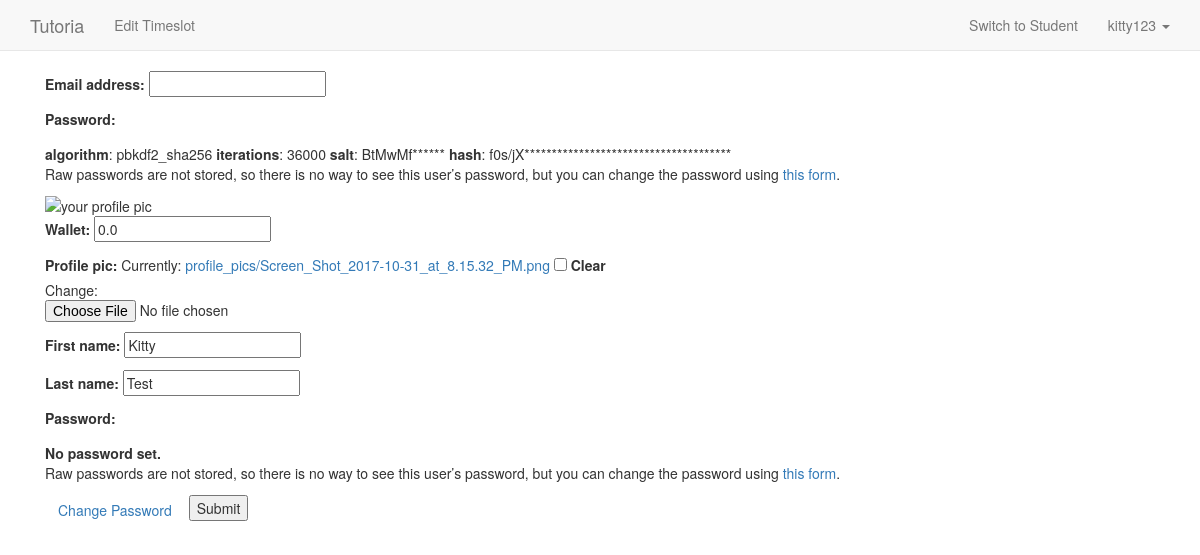
The app's page /tutor_app/edit/ (signed in) with its own data.
### tutor_app/models.py (models this page shows, shortened)
class Tutor(models.Model):
    user = models.OneToOneField(User,null=True)
    first_name = models.CharField(max_length=30,null=True);
    last_name = models.CharField(max_length=30,null=True);
    wallet = models.FloatField(null=True)
    profile_pic = models.ImageField(upload_to='profile_pics',blank=True)
    bio = models.TextField(null=True)
    contracted = models.BooleanField(default=False)
    salary = models.FloatField(default=0)
    courses = models.ManyToManyField(Course)
    subject_tag = models.CharField(max_length=30,null=True)
    university = models.CharField(max_length=30,null=True)

### tutor_app/views.py (the view)
@login_required
def edit_profile(request):
    args = {}
    if request.method == 'POST':
        form = EditProfileForm(request.POST, instance=request.user.tutor)
        form2 = EditUserForm(request.POST, instance=request.user)
        if form.is_valid() and form2.is_valid():
            form.save()
            form2.save()
            return redirect('/tutor_app/index')
    else:
        form = EditProfileForm(instance=request.user.tutor)
        form2 = EditUserForm(instance=request.user)
        args['form'] = form
        args['form2'] = form2
        return render(request, 'tutor_app/edit_profile.html', args)

### tutor_app/forms.py
class EditProfileForm(UserChangeForm):
    class Meta():
        model = Tutor
        fields = (
            'wallet',
            'profile_pic',
            'first_name',
            'last_name',
        )

class EditUserForm(UserChangeForm):
    class Meta():
        model = User
        fields = (
            'email',
            'password'
        )

### templates/tutor_app/edit_profile.html (shortened to what this page needs)
{% extends "tutor_app/base.html" %}
{% block body_block %}
<div class="container">
    <form method="post">
        {{ form2.as_p }}
        <img id="preview" src="#" alt="your profile pic" style="max-width: 400px;"/>
        {{ form.as_p }}
        <a href="{%url 'tutor_app:change_password' %}"  class = "btn">Change Password</a>
        <button type="submit">Submit</button>
    </form>
</div>
{% endblock %}

### templates/tutor_app/base.html (shortened to what this page needs)
<!DOCTYPE html>
<html>
  <head>
    <link rel="stylesheet" href="https://maxcdn.bootstrapcdn.com/bootstrap/3.3.7/css/bootstrap.min.css"/>
</head>
  <body>
    <nav class="navbar  navbar-default navbar-static-top">
			<div class="container">
        <ul class="nav navbar-nav">
          <li  class="nav-item"><a class="navbar-brand" href="{% url 'index' %}">Tutoria</a></li>
					{% if user.is_authenticated %}
            <li><a href="{% url 'tutor_app:timeSlots' %}">Edit Timeslot</a></li>
          {% endif %}
        </ul>
				<ul class="nav navbar-nav navbar-right">
					<li  class="nav-item"><a class="navbar-link" href="{% url 'tutor_app:switch' %}">Switch to Student</a></li>
					{% if user.is_authenticated %}
					<li class="dropdown">
						<a href="#" class="dropdown-toggle" data-toggle="dropdown" role="button" aria-haspopup="true" aria-expanded="false">{{user.username}} <span class="caret"></a>
					</li>
					{% else %}
						<li  class="nav-item"><a class="navbar-link" href="{% url 'tutor_app:user_login' %}">Login</a></li>
					{% endif %}
        </ul>
			</div>
    </nav>
    <div class="container">
    {% block body_block %}
    {% endblock %}
    </div>
  </body>
</html>

### records on screen
Tutor: wallet "0.0", first_name "Kitty", last_name "Test"

### other values on screen
{{ user.username }} "kitty123"
